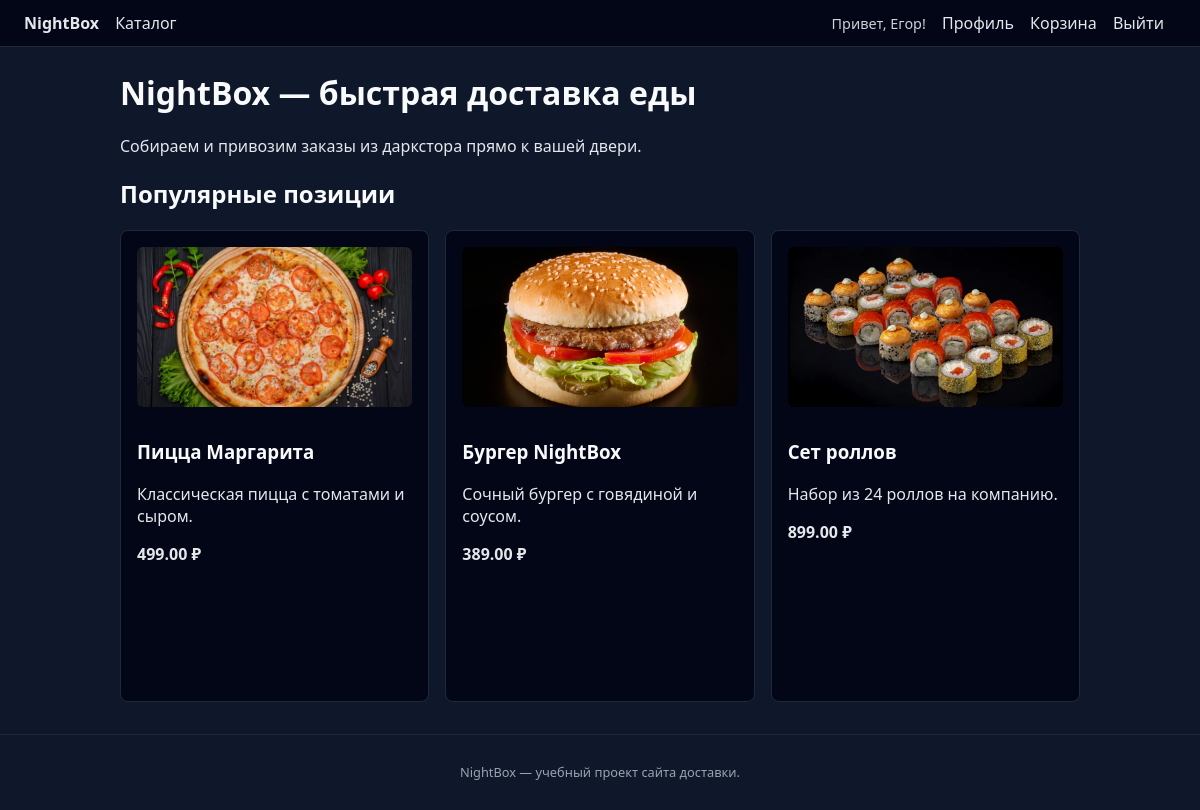
The page / (signed in) on the database its author committed.
### app.py (models this page shows, shortened)
class User(db.Model):
    __tablename__ = "users"
    id = db.Column(db.Integer, primary_key=True)
    email = db.Column(db.String(120), unique=True, nullable=False)
    name = db.Column(db.String(80), nullable=False)
    password_hash = db.Column(db.String(255), nullable=False)

class Product(db.Model):
    __tablename__ = "products"
    id = db.Column(db.Integer, primary_key=True)
    name = db.Column(db.String(100), nullable=False)
    description = db.Column(db.String(255), nullable=False)
    price = db.Column(db.Float, nullable=False)

### app.py (the view)
@app.route("/")
def index():
    products = Product.query.limit(3).all()
    return render_template("index.html", products=products)

### app.py (called while the page is built)
@app.before_request
def load_current_user():
    user_id = session.get("user_id")
    if user_id is None:
        g.current_user = None
    else:
        g.current_user = User.query.get(user_id)

### templates/index.html (shortened to what this page needs)
{% extends "base.html" %}
{% block content %}
    <h1>NightBox — быстрая доставка еды</h1>
    <p>Собираем и привозим заказы из даркстора прямо к вашей двери.</p>
    <h2>Популярные позиции</h2>
    <div class="cards">
        {% for product in products %}
            <div class="card">
                {% if "Пицца" in product.name %}
                    <img class="card-img" src="{{ url_for('static', filename='img/pizza-margherita.jpg') }}" alt="Пицца Маргарита">
                {% elif "Бургер" in product.name %}
                    <img class="card-img" src="{{ url_for('static', filename='img/burger.jpg') }}" alt="Бургер">
                {% elif "роллов" in product.name %}
                    <img class="card-img" src="{{ url_for('static', filename='img/rolls.jpg') }}" alt="Роллы">
                {% elif "Лимонад" in product.name %}
                    <img class="card-img" src="{{ url_for('static', filename='img/lemonade.jpg') }}" alt="Лимонад">
                {% elif "Вок с говядиной" in product.name %}
                    <img class="card-img" src="{{ url_for('static', filename='img/wok_beef.jpg') }}" alt="Вок с говядиной">
                {% elif "Вок с курицей" in product.name %}
                    <img class="card-img" src="{{ url_for('static', filename='img/wok_chicken.jpg') }}" alt="Вок с курицей">
                {% elif "Шаурма люля" in product.name %}
                    <img class="card-img" src="{{ url_for('static', filename='img/shaurma_lula.jpg') }}" alt="Шаурма люля">
                {% elif "Шаурма с курицей" in product.name %}
                    <img class="card-img" src="{{ url_for('static', filename='img/shaurma_chicken.jpg') }}" alt="Шаурма с курицей">
                {% endif %}
                <h3>{{ product.name }}</h3>
                <p>{{ product.description }}</p>
                <p class="price">{{ "%.2f"|format(product.price) }} ₽</p>
            </div>
        {% endfor %}
    </div>
{% endblock %}

### templates/base.html (shortened to what this page needs)
<!doctype html>
<html lang="ru">
<head>
    <link rel="stylesheet" href="{{ url_for('static', filename='css/style.css') }}">
</head>
<body>
<header class="navbar">
    <div class="navbar-left">
        <a href="{{ url_for('index') }}" class="logo">NightBox</a>
        <a href="{{ url_for('catalog') }}">Каталог</a>
    </div>
    <div class="navbar-right">
        {% if g.current_user %}
            <span class="navbar-user">Привет, {{ g.current_user.name }}!</span>
            <a href="{{ url_for('profile') }}">Профиль</a>
            <a href="{{ url_for('cart') }}">Корзина</a>
            <a href="{{ url_for('logout') }}">Выйти</a>
        {% else %}
            <a href="{{ url_for('login') }}">Войти</a>
            <a href="{{ url_for('register') }}">Регистрация</a>
        {% endif %}
    </div>
</header>
<main class="container">
    {% block content %}{% endblock %}
</main>
<footer class="footer">
    <p>NightBox — учебный проект сайта доставки.</p>
</footer>
</body>
</html>

### static/css/style.css (style rules this page uses)
body { margin: 0; font-family: system-ui, -apple-system, BlinkMacSystemFont, "Segoe UI", sans-serif; background: #0f172a; color: #e5e7eb; }
.navbar { display: flex; justify-content: space-between; align-items: center; padding: 12px 24px; background: #020617; border-bottom: 1px solid #1f2937; }
.navbar a { color: #e5e7eb; text-decoration: none; margin-right: 12px; }
.logo { font-weight: 700; margin-right: 16px; }
.navbar-user { margin-right: 12px; font-size: 0.9rem; opacity: 0.9; }
.container { max-width: 960px; margin: 24px auto; padding: 0 16px; }
h1, h2, h3 { color: #f9fafb; }
.cards { display: grid; grid-template-columns: repeat(auto-fit, minmax(220px, 1fr)); gap: 16px; margin-top: 16px; }
.card { background: #020617; border-radius: 8px; padding: 16px; padding-bottom: 120px; border: 1px solid #1f2937; position: relative; }
.price { font-weight: 600; margin-top: 8px; }
.footer { text-align: center; padding: 16px; font-size: 0.8rem; color: #9ca3af; border-top: 1px solid #1f2937; margin-top: 32px; }
.card-img { width: 100%; border-radius: 6px; margin-bottom: 8px; object-fit: cover; max-height: 160px; }

### rows shown on the page
User: current_user.name "Егор"
Product: name "Пицца Маргарита", description "Классическая пицца с томатами и сыром.", price "499.00"
Product: name "Бургер NightBox", description "Сочный бургер с говядиной и соусом.", price "389.00"
Product: name "Сет роллов", description "Набор из 24 роллов на компанию.", price "899.00"
